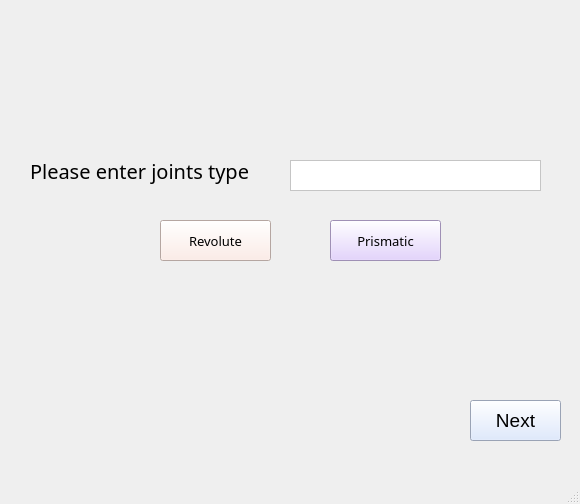
<?xml version="1.0" encoding="UTF-8"?>
<ui version="4.0">
 <class>jointWindow</class>
 <widget class="QMainWindow" name="jointWindow">
  <property name="geometry">
   <rect>
    <x>0</x>
    <y>0</y>
    <width>580</width>
    <height>504</height>
   </rect>
  </property>
  <property name="windowTitle">
   <string>MainWindow</string>
  </property>
  <property name="styleSheet">
   <string notr="true"/>
  </property>
  <widget class="QWidget" name="centralwidget">
   <widget class="QLabel" name="label">
    <property name="geometry">
     <rect>
      <x>30</x>
      <y>150</y>
      <width>251</width>
      <height>41</height>
     </rect>
    </property>
    <property name="font">
     <font>
      <family>Sitka</family>
      <pointsize>15</pointsize>
     </font>
    </property>
    <property name="text">
     <string>Please enter joints type</string>
    </property>
   </widget>
   <widget class="QTextEdit" name="textEdit">
    <property name="geometry">
     <rect>
      <x>290</x>
      <y>160</y>
      <width>251</width>
      <height>31</height>
     </rect>
    </property>
    <property name="styleSheet">
     <string notr="true">background-color: rgb(255, 255, 255);</string>
    </property>
   </widget>
   <widget class="QPushButton" name="revoluteButton">
    <property name="geometry">
     <rect>
      <x>160</x>
      <y>220</y>
      <width>111</width>
      <height>41</height>
     </rect>
    </property>
    <property name="font">
     <font>
      <family>Sitka</family>
      <pointsize>10</pointsize>
     </font>
    </property>
    <property name="styleSheet">
     <string notr="true">background-color: rgb(254, 233, 226);</string>
    </property>
    <property name="text">
     <string>Revolute</string>
    </property>
   </widget>
   <widget class="QPushButton" name="prismaticButton_2">
    <property name="geometry">
     <rect>
      <x>330</x>
      <y>220</y>
      <width>111</width>
      <height>41</height>
     </rect>
    </property>
    <property name="font">
     <font>
      <family>Sitka</family>
      <pointsize>10</pointsize>
     </font>
    </property>
    <property name="styleSheet">
     <string notr="true">background-color: rgb(222, 201, 254);</string>
    </property>
    <property name="text">
     <string>Prismatic</string>
    </property>
   </widget>
   <widget class="QPushButton" name="next">
    <property name="geometry">
     <rect>
      <x>470</x>
      <y>400</y>
      <width>91</width>
      <height>41</height>
     </rect>
    </property>
    <property name="font">
     <font>
      <pointsize>14</pointsize>
     </font>
    </property>
    <property name="styleSheet">
     <string notr="true">background-color: rgb(215, 228, 253);</string>
    </property>
    <property name="text">
     <string>Next</string>
    </property>
   </widget>
  </widget>
  <widget class="QMenuBar" name="menubar">
   <property name="geometry">
    <rect>
     <x>0</x>
     <y>0</y>
     <width>580</width>
     <height>21</height>
    </rect>
   </property>
  </widget>
  <widget class="QStatusBar" name="statusbar"/>
 </widget>
 <resources/>
 <connections/>
</ui>
